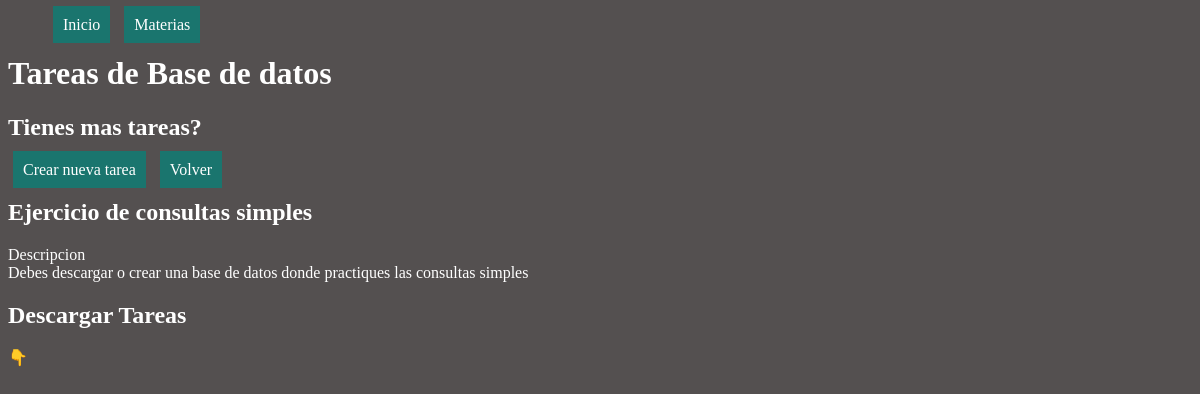
The page /subject/2 on the database its author committed.
### works/models.py (models this page shows, shortened)
class Subject(models.Model):
    name = models.CharField(max_length=50)
    descripcion = models.TextField(max_length=200)
    def __str__(self):
        return self.name

class Task(models.Model):
    name = models.CharField(max_length=50)
    descripcion = models.TextField(max_length=200)
    materia = models.ForeignKey(Subject, on_delete=models.CASCADE)

### works/views.py (the view)
# urls.py: path('subject/<int:id>', views.task, name='task'),
def task(req, id):
    tareas = Task.objects.filter(materia_id=id)
    materia = Subject.objects.get(id=id)
    return render(req, 'tasks/task.html', {
        'tasks': tareas,
        'materia': materia
    })

### works/templates/tasks/task.html
{% extends 'layouts/nav.html' %}
{% block content %}
<h1>Tareas de {{ materia }}</h1>
<section>
    <h2>Tienes mas tareas?</h2>
    <a class="dir" href="{% url 'newTask' materia.id %}">Crear nueva tarea</a>
    <a class="dir" href="{% url 'subject' %}">Volver</a>
</section>
{% for task in tasks %}
<div>
    <h2>{{ task.name }}</h2>
    <p>
        Descripcion<br>
        {{ task.descripcion }}
    </p>
</div>
{% endfor %}
<h2>Descargar Tareas</h2>
<a href="{% url 'download' materia.id %}">👇</a>
{% endblock %}

### works/static/css/styles.css (style rules this page uses)
body { background-color: #312c2cd3; color: #fff }
.dir { background-color: rgb(26, 117, 110); padding: 10px; margin: 5px; }
a { color: #fff; text-decoration: none; }

### rows shown on the page
Subject: name "Base de datos"
Task: name "Ejercicio de consultas simples", descripcion "Debes descargar o crear una base de datos donde practiques las consultas simples"
